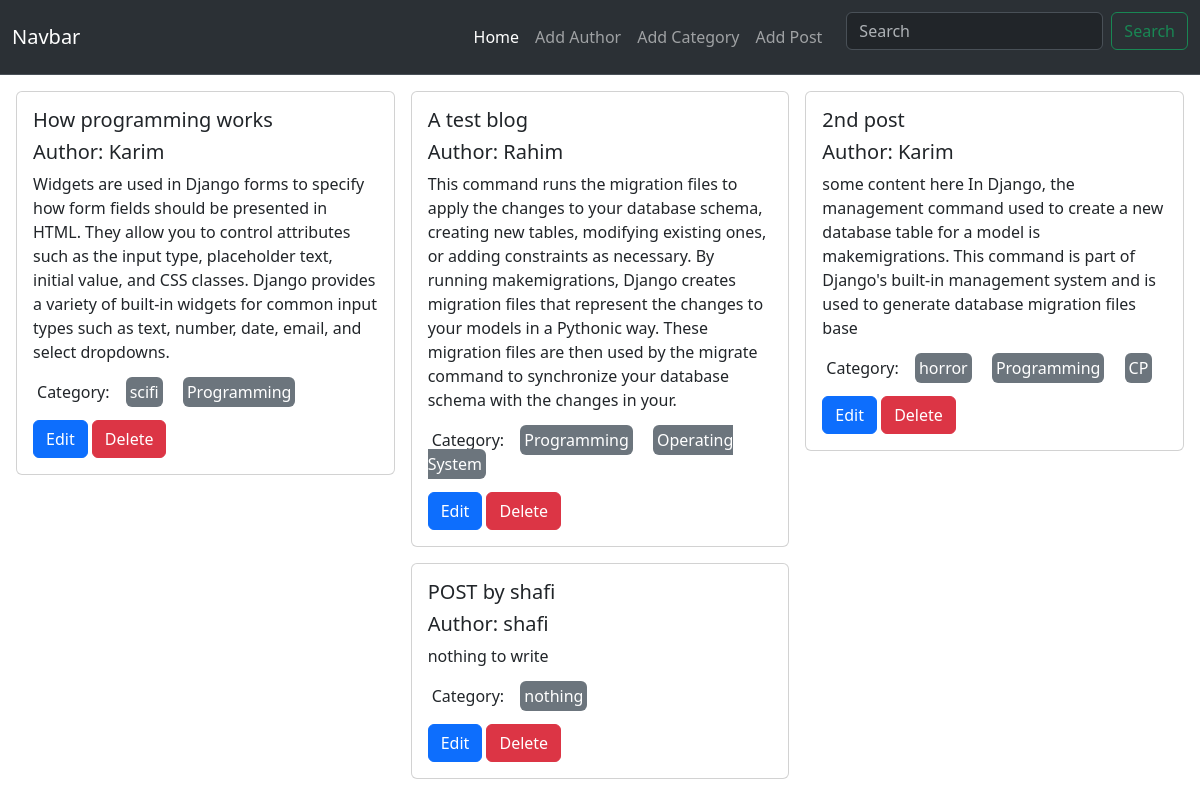
The page / on the database its author committed.
### posts/models.py (models this page shows, shortened)
class Post(models.Model):
    title = models.CharField(max_length = 50)
    content = models.TextField()
    category = models.ManyToManyField(Category)
    author = models.ForeignKey(Author,on_delete = models.CASCADE) # many to one (cascade if author is deleted all the posts are also deleted ) ()

### author/models.py (models this page shows, shortened)
class Author(models.Model):
    name = models.CharField(max_length = 100)
    bio = models.TextField()
    phone_number = models.CharField(max_length = 12)

### categories/models.py (models this page shows)
class Category(models.Model):
    name = models.CharField(max_length = 100)
    def __str__(self):
        return self.name

### blog_project/views.py (the view)
# urls.py: 2. Add a URL to urlpatterns:  path('', views.home, name='home')
def home(request):
    data = Post.objects.all()
    return render(request, 'home.html', {'data': data})

### templates/home.html
{% extends "base.html" %} {% block content %}
<div class="d-flex flex-wrap justify-content-center m-2">
  {% for d in data %}
  <div class="col-sm-4">
    <div class="card m-2">
      <div class="card-body">
        <h5 class="card-title">{{d.title}}</h5>
        <h5>Author: {{d.author.name}}</h5>
        <p class="card-text">{{d.content}}</p>
        <p>
          <span class="p-1">Category: </span>
          {% for c in d.category.all %}
          <span href="#" class="bg-secondary text-white m-2 rounded p-1"
            >{{c}}</span
          >
          {% endfor %}
        </p>
        <a href=" {% url "edit_post" d.id %} " class="btn btn-primary">Edit</a>
        <a href=" {% url "delete_post" d.id %} " class="btn btn-Danger">Delete</a>
      </div>
    </div>
  </div>
  {% endfor %}
</div>
{% endblock content %}

### templates/base.html (shortened to what this page needs)
<html lang="en">
  <head>
    <link
      href="https://cdn.jsdelivr.net/npm/bootstrap@5.3.3/dist/css/bootstrap.min.css"
      rel="stylesheet"
    />
  </head>
  <body>
    <nav class="navbar bg-dark border-bottom border-body navbar-expand-lg bg-body-tertiary" data-bs-theme="dark">
        <div class="container-fluid">
          <a class="navbar-brand" href=" {% url "homepage" %} ">Navbar</a>
          <div class="collapse navbar-collapse" id="navbarSupportedContent">
            <ul class="navbar-nav ms-auto mb-2 mb-lg-0">
              <li class="nav-item">
                <a class="nav-link active" aria-current="page" href=" {% url "homepage" %} ">Home</a>
              </li>
              <li class="nav-item">
                <a class="nav-link" href=" {% url "add_author" %} ">Add Author</a>
              </li>
              <li class="nav-item">
                <a class="nav-link" href=" {% url "add_category" %} ">Add Category</a>
              </li>
              <li class="nav-item">
                <a class="nav-link" href=" {% url "add_post" %} ">Add Post</a>
              </li>
            </ul>
            <form class="d-flex ms-3 mt-1" role="search">
              <input
                class="form-control me-2"
                type="search"
                placeholder="Search"
                aria-label="Search"
              />
              <button class="btn btn-outline-success" type="submit">
                Search
              </button>
            </form>
          </div>
        </div>
    </nav>
    {% block content %}{% endblock content %}
  </body>
</html>

### rows shown on the page
Post: title "How programming works", author.name "Karim", content "Widgets are used in Django forms to specify how form fields should be presented in HTML. They allow you to control attributes such as the input type, placeholder text, initial value, and CSS classes. Django provides a variety of built-in widgets for common input types such as text, number, date, email, and select dropdowns."
Category: name "scifi"
Category: name "Programming"
Post: title "A test blog", author.name "Rahim", content "This command runs the migration files to apply the changes to your database schema, creating new tables, modifying existing ones, or adding constraints as necessary. By running makemigrations, Django creates migration files that represent the changes to your models in a Pythonic way. These migration files are then used by the migrate command to synchronize your database schema with the changes in your."
Category: name "Operating System"
Post: title "2nd post", author.name "Karim", content "some content here In Django, the management command used to create a new database table for a model is makemigrations. This command is part of Django's built-in management system and is used to generate database migration files base"
Category: name "horror"
Category: name "CP"
Post: title "POST by shafi", author.name "shafi", content "nothing to write"
Category: name "nothing"
